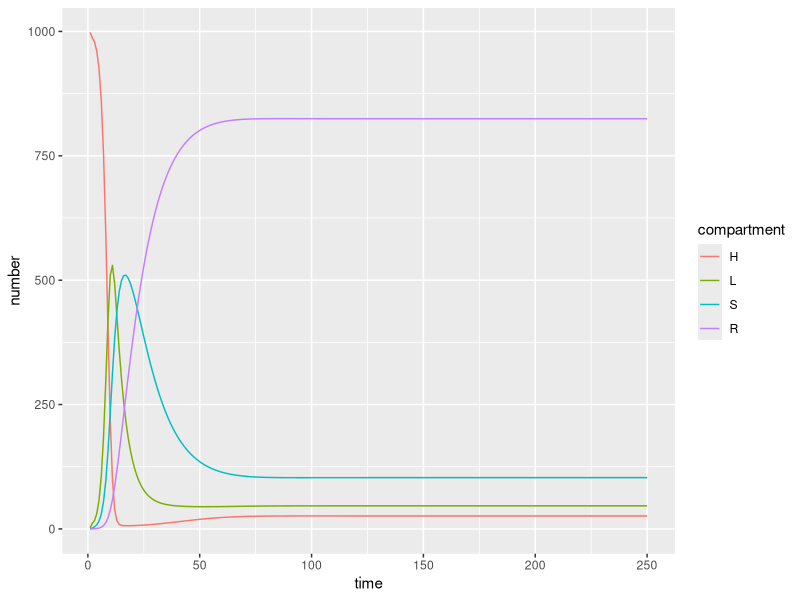
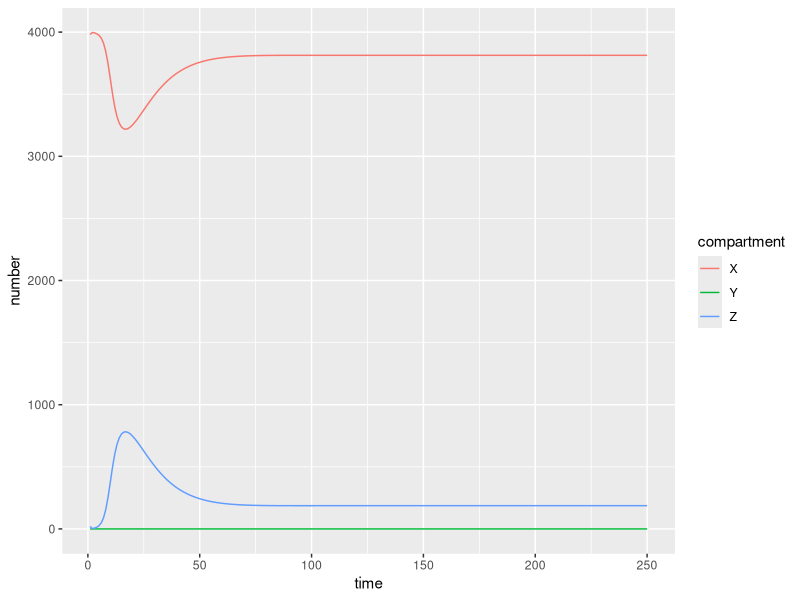

The R source for these figures, in order:

#####################################################
##### RECREATION OF MODEL BY MADDEN ET AL. 2000 #####
#####################################################

#packages
library(deSolve)
library(ggplot2)
library(reshape2)
library(dplyr)

# define K
K = 1000 # plant population size

# INITIAL STATES
#PLANTS
L <- 0.002 * K # number of latently infected plants
S <- 0 # number of infectious plants
R <- 0 # number of removed plants
H <- K - L - S - R # number of healthy plants

#VECTORS
P <- K * 4 # total number of vectors
Y <- 0 # number of insects in the latent stage
Z <- 0.005 * P # number of infective insects
X <- P - Y - Z # number of virus-free insects

init_states <- c(H = H,
                 L = L,
                 S = S,
                 R = R,
                 X = X,
                 Y = Y,
                 Z = Z)


# PARAMETERS
phi <- 2 # plants visited per day by an insect
alpha <- 0.2

init_parms <- c(
K = K, # plant population size
phi = phi, # plants visited per day by an insect
T = 0.5/phi, # time feeding/probing per plant visit
k1 = 1/0.021, # inoculation rate by vector (set to NPT virus, equiv to 0.5hr)
k2 = 1/5, # rate of moving through latent period of virus in plant (equiv of 5 day latent period)
k3 = 1/12.5, # rate of moving through infectious period (equiv of 12.5 day infectious period)
beta = 0.01, # plant mortality + replanting rate
lamda = 1/0.021, # rate of acquisition of virus by vector (set to NPT virus, equiv to 0.5hr)
eta = 99999999999, # rate of moving through latent state in vector (set to NPT virus, no latent stage)
tau = 1/0.25, # rate of moving through infectious state in vector (set to NPT virus, equiv to 6hr)
v_t = alpha * (X+Y+Z), # birth rate of vectors per day within field
Ex = 0, # emigration rate for healthy insects
Ey = 0, # emigration rate for latent state insects
Ez = 0, # emigration rate for infective insects
Ix = 0, # immigration rate for healthy insects
Iy = 0, # immigration rate for latent state insects
Iz = 0, # immigration rate for infective insects
q = 0, # probability of vector offspring being viliferous (set to NPT virus)
alpha = alpha # vector population mortality rate
)


#time frame
times <- 1:250

madden_ode_func <- function(times, y, par) {
  
  a <- 1 - exp(-par[["lamda"]] * par[["T"]]) # probability of vector acquisition of virus from an infected plant per visit
  b <- 1 - exp(-par[["k1"]] * par[["T"]]) # probability of inoculation of a plant by an infective vector per visit
  
  # plant equations
  replanting <- par[["beta"]] * (par[["K"]] - y[["H"]])
  L_death <- par[["beta"]] * y[["L"]]
  S_death <- par[["beta"]] * y[["S"]]
  R_death <- par[["beta"]] * y[["R"]]
  
  become_infected <- par[["phi"]] * b * y[["Z"]] * y[["H"]] / par[["K"]]
  become_infectious <- par[["k2"]] * y[["L"]]
  recover <- par[["k3"]] * y[["S"]]
  
  dH <- replanting - become_infected
  dL <- become_infected - L_death - become_infectious
  dS <- become_infectious - S_death - recover
  dR <- recover - R_death

  # dH <- par[["beta"]] * (par[["K"]] - y[["H"]]) - par[["phi"]] * b * y[["Z"]] * y[["H"]] / par[["K"]]
  # dL <- par[["phi"]] * b * y[["Z"]] * y[["H"]] / par[["K"]] - (par[["k2"]] + par[["beta"]]) * y[["L"]]
  # dS <- par[["k2"]] * y[["L"]] - (par[["k3"]] + par[["beta"]]) * y[["S"]]
  # dR <- par[["k3"]] * y[["S"]] - par[["beta"]] * y[["R"]]

  # vector equations
  # birth and death
  birth <- par[["v_t"]]
  born_infective <- par[["v_t"]] * par[["q"]] * (y[["Z"]] / (y[["X"]] + y[["Y"]] + y[["Z"]]))
  death_X <- par[["alpha"]] * y[["X"]]
  death_Y <- par[["alpha"]] * y[["Y"]]
  death_Z <- par[["alpha"]] * y[["Z"]]
  
  # migration
  immigration_X <- par[["Ix"]]
  immigration_Y <- par[["Iy"]]
  immigration_Z <- par[["Iz"]]
  emigration_X <- par[["Ex"]] * y[["X"]]
  emigration_Y <- par[["Ey"]] * y[["Y"]]
  emigration_Z <- par[["Ez"]] * y[["Z"]]
  
  # virus
  acquisition <- par[["phi"]] * a * y[["S"]] * y[["X"]] / par[["K"]]
  become_infective <- par[["eta"]] * y[["Y"]]
  stop_being_infective <- par[["tau"]] * y[["Z"]]

  # dX <- birth - born_infective - death_X
  #       + immigration_X - emigration_X
  #       - acquisition + stop_being_infective
  # dY <- acquisition - become_infective
  #       + immigration_Y - emigration_Y
  #       - death_Y
  # dZ <- become_infective - stop_being_infective
  #       + immigration_Z - emigration_Z
  #       + born_infective - death_Z
  
  dX <- par[["v_t"]] - par[["v_t"]] * par[["q"]] * (y[["Z"]] / (y[["X"]] + y[["Y"]] + y[["Z"]])) + par[["tau"]] * y[["Z"]] +
    par[["Ix"]] - par[["Ex"]] * y[["X"]] - par[["alpha"]] * y[["X"]] - par[["phi"]] * a * y[["S"]] * y[["X"]] / par[["K"]]
  dY <- par[["phi"]] * a * y[["S"]] * y[["X"]] / par[["K"]] + par[["Iy"]] - par[["Ey"]] * y[["Y"]] - par[["alpha"]] * y[["Y"]] -
    par[["eta"]] * y[["Y"]]
  dZ <- par[["eta"]] * y[["Y"]] - par[["tau"]] * y[["Z"]] + par[["Iz"]] - par[["Ez"]] * y[["Z"]] +
    par[["v_t"]] * par[["q"]] * (y[["Z"]] / (y[["X"]] + y[["Y"]] + y[["Z"]])) - par[["alpha"]] * y[["Z"]]

  
  return(list(c(dH, dL, dS, dR, dX, dY, dZ)))
} 

trajectory <- data.frame(ode(y = init_states, 
                             times = times, 
                             parms = init_parms, 
                             func = madden_ode_func))

trajectory_long <- reshape2::melt(trajectory, id.vars="time")
names(trajectory_long) <- c("time", "compartment", "number")
  
plant_trajec <- ggplot(data=trajectory_long %>% filter(compartment == "H" |
                                              compartment == "L" |
                                              compartment == "S" |
                                              compartment == "R"), 
                       aes(x = time, y = number, col = compartment)) +
  geom_line()
plant_trajec

vector_trajectory <- ggplot(data=trajectory_long %>% filter(compartment == "X" |
                                                             compartment == "Y" |
                                                             compartment == "Z"), 
                            aes(x = time, y = number, col = compartment)) +
  geom_line()
vector_trajectory
